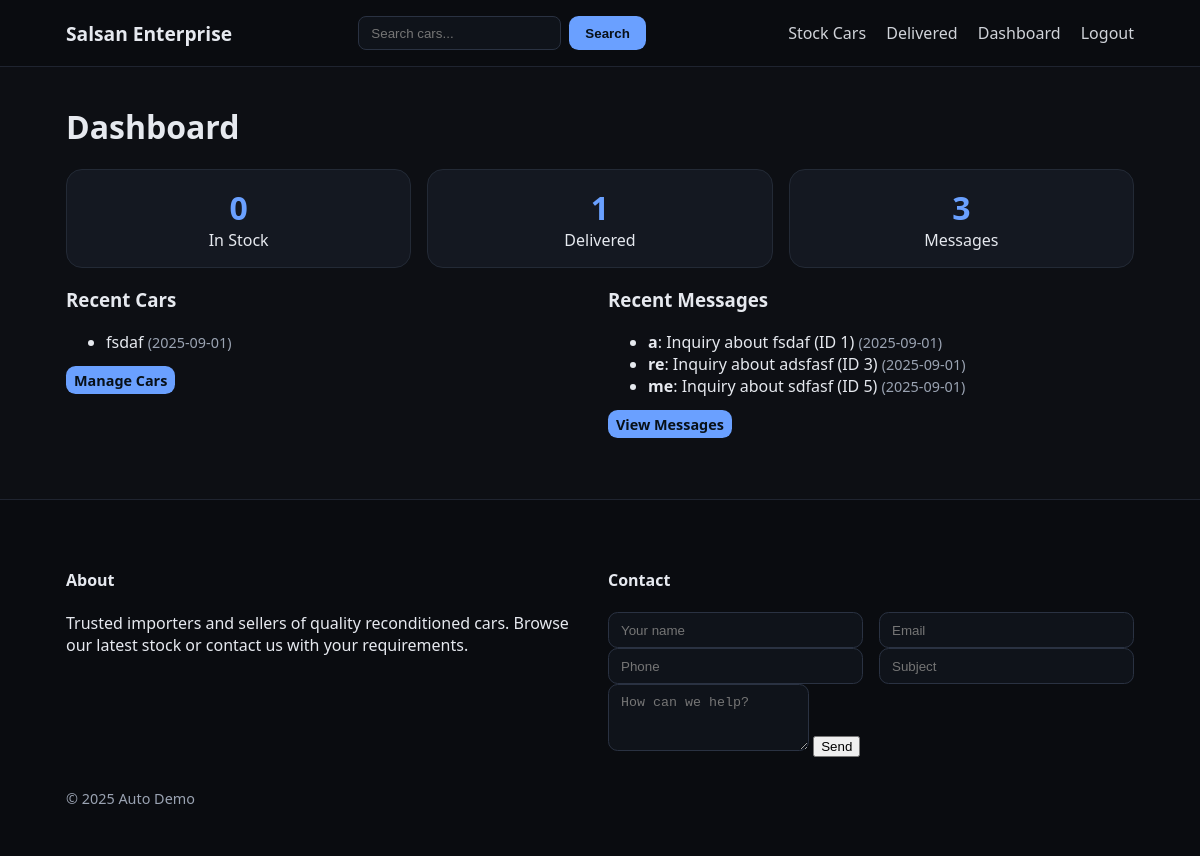
Before: /admin (signed in) with the older database file.
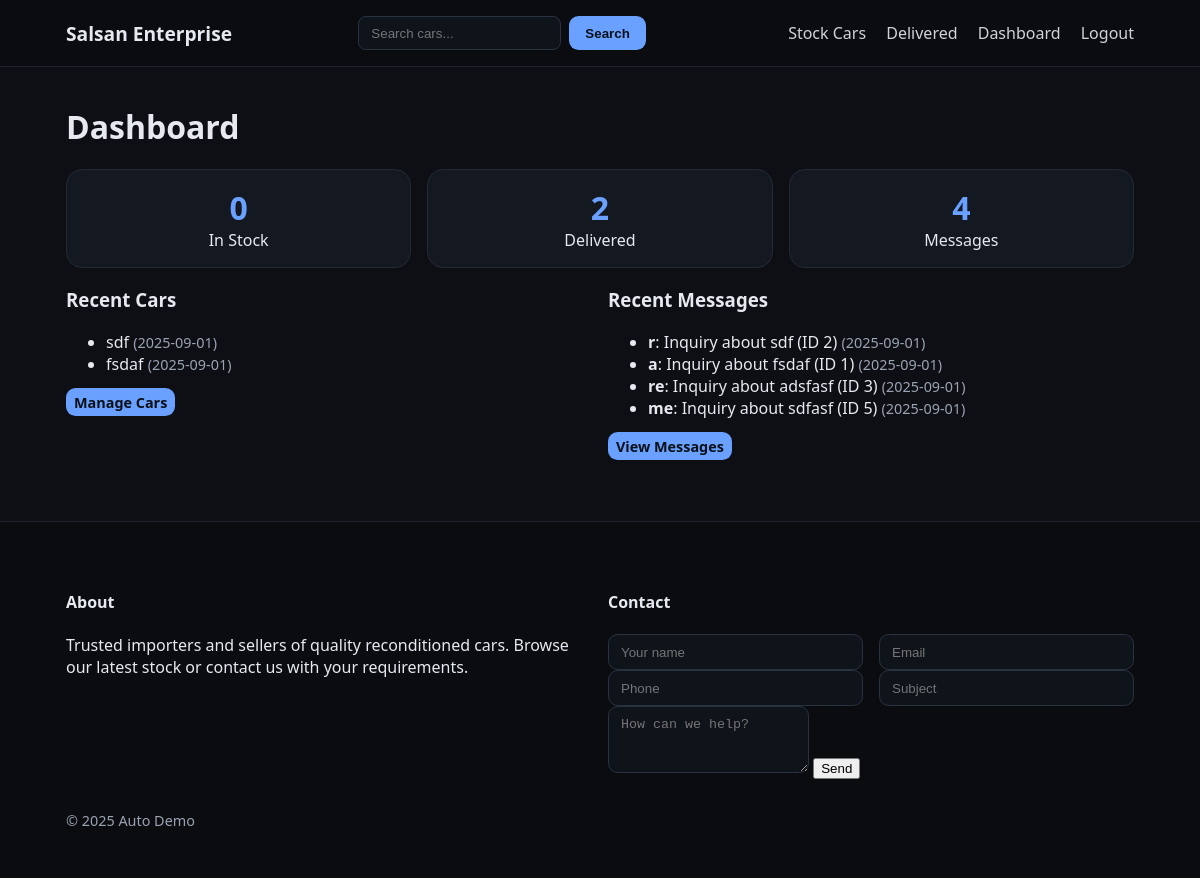
After: the same page with the newer database file.
### models.py (models this page shows, shortened)
class Car(db.Model):
    __tablename__ = "cars"
    id = db.Column(db.Integer, primary_key=True)
    title = db.Column(db.String(200), nullable=False)
    make = db.Column(db.String(80), index=True)
    model = db.Column(db.String(80), index=True)
    year = db.Column(db.Integer, index=True)
    price = db.Column(db.Integer, index=True)  # store in local currency integer
    mileage_km = db.Column(db.Integer, index=True)
    fuel_type = db.Column(db.String(50), index=True)  # Petrol, Diesel, Hybrid, Electric
    transmission = db.Column(db.String(50), index=True)  # Automatic, Manual
    body_type = db.Column(db.String(50), index=True)  # Sedan, SUV, etc.
    color = db.Column(db.String(50))
    location = db.Column(db.String(120))
    description = db.Column(db.Text)
    image_url = db.Column(db.String(500))
    is_delivered = db.Column(db.Boolean, default=False, index=True)
    created_at = db.Column(db.DateTime, default=datetime.utcnow, index=True)
    images = db.relationship(
        "CarImage",
        backref="car",
        cascade="all, delete-orphan",
        order_by="CarImage.sort_order",
        lazy="selectin",
    )

class Message(db.Model):
    __tablename__ = "messages"
    id = db.Column(db.Integer, primary_key=True)
    name = db.Column(db.String(120), nullable=False)
    email = db.Column(db.String(120))
    phone = db.Column(db.String(50))
    subject = db.Column(db.String(200))
    body = db.Column(db.Text, nullable=False)
    created_at = db.Column(db.DateTime, default=datetime.utcnow)
    is_read = db.Column(db.Boolean, default=False, index=True)

### app.py (the view)
    @app.route("/admin")
    @login_required
    def admin_dashboard():
        stock_count = Car.query.filter_by(is_delivered=False).count()
        delivered_count = Car.query.filter_by(is_delivered=True).count()
        message_count = Message.query.count()
        latest_msgs = Message.query.order_by(Message.created_at.desc()).limit(5).all()
        latest_cars = Car.query.order_by(Car.created_at.desc()).limit(5).all()
        return render_template("admin/dashboard.html",
                               stock_count=stock_count, delivered_count=delivered_count,
                               message_count=message_count, latest_msgs=latest_msgs,
                               latest_cars=latest_cars)

### templates/admin/dashboard.html (shortened to what this page needs)
{% extends "base.html" %}
{% block content %}
<h1>Dashboard</h1>
<div class="stats">
  <div class="stat"><div class="num">{{ stock_count }}</div><div class="label">In Stock</div></div>
  <div class="stat"><div class="num">{{ delivered_count }}</div><div class="label">Delivered</div></div>
  <div class="stat"><div class="num">{{ message_count }}</div><div class="label">Messages</div></div>
</div>
<div class="grid-2 mt">
  <div>
    <h3>Recent Cars</h3>
    <ul class="list">
      {% for c in latest_cars %}
        <li><a href="{{ url_for('car_detail', car_id=c.id) }}">{{ c.title }}</a> <span class="muted small">({{ c.created_at.strftime('%Y-%m-%d') }})</span></li>
      {% else %}
        <li class="muted">No cars yet.</li>
      {% endfor %}
    </ul>
    <p><a class="btn small" href="{{ url_for('admin_cars') }}">Manage Cars</a></p>
  </div>
  <div>
    <h3>Recent Messages</h3>
    <ul class="list">
      {% for m in latest_msgs %}
        <li><b>{{ m.name }}</b>: {{ m.subject or 'No subject' }} <span class="muted small">({{ m.created_at.strftime('%Y-%m-%d') }})</span></li>
      {% else %}
        <li class="muted">No messages.</li>
      {% endfor %}
    </ul>
    <p><a class="btn small" href="{{ url_for('admin_messages') }}">View Messages</a></p>
  </div>
</div>
{% endblock %}

Changed rows visible on the page:
added Car: title "sdf", created_at "2025-09-01"
added Message: name "r", subject "Inquiry about sdf (ID 2)", created_at "2025-09-01"
Other visible differences:
{{ delivered_count }}: "1" → "2"
{{ message_count }}: "3" → "4"
